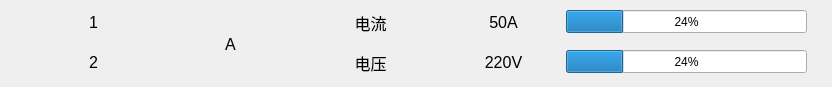
<?xml version="1.0" encoding="UTF-8"?>
<ui version="4.0">
 <class>SetLineItem</class>
 <widget class="QWidget" name="SetLineItem">
  <property name="geometry">
   <rect>
    <x>0</x>
    <y>0</y>
    <width>832</width>
    <height>87</height>
   </rect>
  </property>
  <property name="windowTitle">
   <string>Form</string>
  </property>
  <widget class="QLabel" name="curLab">
   <property name="geometry">
    <rect>
     <x>440</x>
     <y>10</y>
     <width>127</width>
     <height>25</height>
    </rect>
   </property>
   <property name="font">
    <font>
     <pointsize>12</pointsize>
    </font>
   </property>
   <property name="styleSheet">
    <string notr="true"/>
   </property>
   <property name="text">
    <string>50A</string>
   </property>
   <property name="alignment">
    <set>Qt::AlignCenter</set>
   </property>
  </widget>
  <widget class="QLabel" name="label_2">
   <property name="geometry">
    <rect>
     <x>28</x>
     <y>50</y>
     <width>131</width>
     <height>25</height>
    </rect>
   </property>
   <property name="font">
    <font>
     <pointsize>12</pointsize>
    </font>
   </property>
   <property name="styleSheet">
    <string notr="true"/>
   </property>
   <property name="text">
    <string>2</string>
   </property>
   <property name="alignment">
    <set>Qt::AlignCenter</set>
   </property>
  </widget>
  <widget class="MyProgressBar" name="curBar">
   <property name="geometry">
    <rect>
     <x>566</x>
     <y>10</y>
     <width>241</width>
     <height>23</height>
    </rect>
   </property>
   <property name="styleSheet">
    <string notr="true"/>
   </property>
   <property name="value">
    <number>24</number>
   </property>
  </widget>
  <widget class="MyProgressBar" name="volBar">
   <property name="geometry">
    <rect>
     <x>566</x>
     <y>50</y>
     <width>241</width>
     <height>23</height>
    </rect>
   </property>
   <property name="value">
    <number>24</number>
   </property>
  </widget>
  <widget class="QLabel" name="label_14">
   <property name="geometry">
    <rect>
     <x>290</x>
     <y>50</y>
     <width>161</width>
     <height>25</height>
    </rect>
   </property>
   <property name="font">
    <font>
     <pointsize>12</pointsize>
    </font>
   </property>
   <property name="styleSheet">
    <string notr="true"/>
   </property>
   <property name="text">
    <string>电压</string>
   </property>
   <property name="alignment">
    <set>Qt::AlignCenter</set>
   </property>
  </widget>
  <widget class="QLabel" name="label_1">
   <property name="geometry">
    <rect>
     <x>28</x>
     <y>10</y>
     <width>131</width>
     <height>25</height>
    </rect>
   </property>
   <property name="font">
    <font>
     <pointsize>12</pointsize>
    </font>
   </property>
   <property name="styleSheet">
    <string notr="true"/>
   </property>
   <property name="text">
    <string>1</string>
   </property>
   <property name="alignment">
    <set>Qt::AlignCenter</set>
   </property>
  </widget>
  <widget class="QLabel" name="nameLab">
   <property name="geometry">
    <rect>
     <x>150</x>
     <y>14</y>
     <width>161</width>
     <height>61</height>
    </rect>
   </property>
   <property name="font">
    <font>
     <pointsize>12</pointsize>
    </font>
   </property>
   <property name="styleSheet">
    <string notr="true"/>
   </property>
   <property name="text">
    <string>A</string>
   </property>
   <property name="alignment">
    <set>Qt::AlignCenter</set>
   </property>
  </widget>
  <widget class="QLabel" name="label_11">
   <property name="geometry">
    <rect>
     <x>290</x>
     <y>10</y>
     <width>161</width>
     <height>25</height>
    </rect>
   </property>
   <property name="font">
    <font>
     <pointsize>12</pointsize>
    </font>
   </property>
   <property name="styleSheet">
    <string notr="true"/>
   </property>
   <property name="text">
    <string>电流</string>
   </property>
   <property name="alignment">
    <set>Qt::AlignCenter</set>
   </property>
  </widget>
  <widget class="QLabel" name="volLab">
   <property name="geometry">
    <rect>
     <x>440</x>
     <y>50</y>
     <width>127</width>
     <height>25</height>
    </rect>
   </property>
   <property name="font">
    <font>
     <pointsize>12</pointsize>
    </font>
   </property>
   <property name="styleSheet">
    <string notr="true"/>
   </property>
   <property name="text">
    <string>220V</string>
   </property>
   <property name="alignment">
    <set>Qt::AlignCenter</set>
   </property>
  </widget>
 </widget>
 <customwidgets>
  <customwidget>
   <class>MyProgressBar</class>
   <extends>QProgressBar</extends>
   <header>myprogressbar.h</header>
  </customwidget>
 </customwidgets>
 <resources/>
 <connections/>
</ui>
